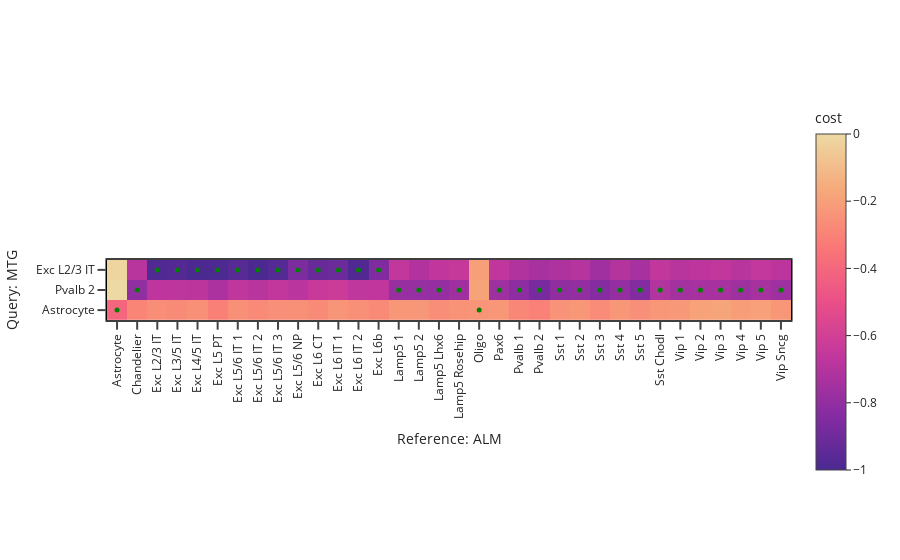

Here is the notebook cell this chart was saved with:
### Code cell
fig = plot_costs(mtg, 'labels3', 'labels34', hierarchy)

fig.update_xaxes(title="Reference: ALM")
fig.update_yaxes(title="Query: MTG")
add_paper_styling(fig, lines=False)
fig.show()

### Figure 1 — Plotly figure (JSON) as saved in the notebook; plotly's stock layout.template omitted (floating-point values rounded to 4 significant figures)
{"data": [{"colorbar": {"title": {"text": "cost"}}, "colorscale": [[0, "rgb(75, 41, 145)"], [0.1667, "rgb(135, 44, 162)"], [0.3333, "rgb(192, 54, 157)"], [0.5, "rgb(234, 79, 136)"], [0.6667, "rgb(250, 120, 118)"], [0.8333, "rgb(246, 169, 122)"], [1, "rgb(237, 217, 163)"]], "hoverinfo": "text", "text": [["Query: Exc L2/3 IT<br>Reference: Astrocyte<br>cost: -0.0178", "Query: Exc L2/3 IT<br>Reference: Chandelier<br>cost: -0.6864", "Query: Exc L2/3 IT<br>Reference: Exc L2/3 IT<br>cost: -0.9863", "Query: Exc L2/3 IT<br>Reference: Exc L3/5 IT<br>cost: -0.9747", "Query: Exc L2/3 IT<br>Reference: Exc L4/5 IT<br>cost: -0.9984", "Query: Exc L2/3 IT<br>Reference: Exc L5 PT<br>cost: -0.9947", "Query: Exc L2/3 IT<br>Reference: Exc L5/6 IT 1<br>cost: -0.9662", "Query: Exc L2/3 IT<br>Reference: Exc L5/6 IT 2<br>cost: -1.0000", "Query: Exc L2/3 IT<br>Reference: Exc L5/6 IT 3<br>cost: -0.9711", "Query: Exc L2/3 IT<br>Reference: Exc L5/6 NP<br>cost: -0.8598", "Query: Exc L2/3 IT<br>Reference: Exc L6 CT<br>cost: -0.9182", "Query: Exc L2/3 IT<br>Reference: Exc L6 IT 1<br>cost: -0.9100", "Query: Exc L2/3 IT<br>Reference: Exc L6 IT 2<br>cost: -0.9806", "Query: Exc L2/3 IT<br>Reference: Exc L6b<br>cost: -0.8541", "Query: Exc L2/3 IT<br>Reference: Lamp5 1<br>cost: -0.6575", "Query: Exc L2/3 IT<br>Reference: Lamp5 2<br>cost: -0.7086", "Query: Exc L2/3 IT<br>Reference: Lamp5 Lhx6<br>cost: -0.6662", "Query: Exc L2/3 IT<br>Reference: Lamp5 Rosehip<br>cost: -0.6472", "Query: Exc L2/3 IT<br>Reference: Oligo<br>cost: -0.1990", "Query: Exc L2/3 IT<br>Reference: Pax6<br>cost: -0.6680", "Query: Exc L2/3 IT<br>Reference: Pvalb 1<br>cost: -0.7142", "Query: Exc L2/3 IT<br>Reference: Pvalb 2<br>cost: -0.7387", "Query: Exc L2/3 IT<br>Reference: Sst 1<br>cost: -0.7179", "Query: Exc L2/3 IT<br>Reference: Sst 2<br>cost: -0.6946", "Query: Exc L2/3 IT<br>Reference: Sst 3<br>cost: -0.7596", "Query: Exc L2/3 IT<br>Reference: Sst 4<br>cost: -0.7022", "Query: Exc L2/3 IT<br>Reference: Sst 5<br>cost: -0.7389", "Query: Exc L2/3 IT<br>Reference: Sst Chodl<br>cost: -0.6568", "Query: Exc L2/3 IT<br>Reference: Vip 1<br>cost: -0.6909", "Query: Exc L2/3 IT<br>Reference: Vip 2<br>cost: -0.6766", "Query: Exc L2/3 IT<br>Reference: Vip 3<br>cost: -0.6610", "Query: Exc L2/3 IT<br>Reference: Vip 4<br>cost: -0.6878", "Query: Exc L2/3 IT<br>Reference: Vip 5<br>cost: -0.6556", "Query: Exc L2/3 IT<br>Reference: Vip Sncg<br>cost: -0.6786"], ["Query: Pvalb 2<br>Reference: Astrocyte<br>cost: 0.0000", "Query: Pvalb 2<br>Reference: Chandelier<br>cost: -0.8045", "Query: Pvalb 2<br>Reference: Exc L2/3 IT<br>cost: -0.6757", "Query: Pvalb 2<br>Reference: Exc L3/5 IT<br>cost: -0.6740", "Query: Pvalb 2<br>Reference: Exc L4/5 IT<br>cost: -0.6781", "Query: Pvalb 2<br>Reference: Exc L5 PT<br>cost: -0.7242", "Query: Pvalb 2<br>Reference: Exc L5/6 IT 1<br>cost: -0.6684", "Query: Pvalb 2<br>Reference: Exc L5/6 IT 2<br>cost: -0.6859", "Query: Pvalb 2<br>Reference: Exc L5/6 IT 3<br>cost: -0.6626", "Query: Pvalb 2<br>Reference: Exc L5/6 NP<br>cost: -0.6842", "Query: Pvalb 2<br>Reference: Exc L6 CT<br>cost: -0.6401", "Query: Pvalb 2<br>Reference: Exc L6 IT 1<br>cost: -0.6251", "Query: Pvalb 2<br>Reference: Exc L6 IT 2<br>cost: -0.6690", "Query: Pvalb 2<br>Reference: Exc L6b<br>cost: -0.6658", "Query: Pvalb 2<br>Reference: Lamp5 1<br>cost: -0.7838", "Query: Pvalb 2<br>Reference: Lamp5 2<br>cost: -0.7893", "Query: Pvalb 2<br>Reference: Lamp5 Lhx6<br>cost: -0.7941", "Query: Pvalb 2<br>Reference: Lamp5 Rosehip<br>cost: -0.7590", "Query: Pvalb 2<br>Reference: Oligo<br>cost: -0.1856", "Query: Pvalb 2<br>Reference: Pax6<br>cost: -0.7665", "Query: Pvalb 2<br>Reference: Pvalb 1<br>cost: -0.8130", "Query: Pvalb 2<br>Reference: Pvalb 2<br>cost: -0.8772", "Query: Pvalb 2<br>Reference: Sst 1<br>cost: -0.8067", "Query: Pvalb 2<br>Reference: Sst 2<br>cost: -0.7989", "Query: Pvalb 2<br>Reference: Sst 3<br>cost: -0.8389", "Query: Pvalb 2<br>Reference: Sst 4<br>cost: -0.7946", "Query: Pvalb 2<br>Reference: Sst 5<br>cost: -0.8441", "Query: Pvalb 2<br>Reference: Sst Chodl<br>cost: -0.7077", "Query: Pvalb 2<br>Reference: Vip 1<br>cost: -0.7522", "Query: Pvalb 2<br>Reference: Vip 2<br>cost: -0.7422", "Query: Pvalb 2<br>Reference: Vip 3<br>cost: -0.7436", "Query: Pvalb 2<br>Reference: Vip 4<br>cost: -0.7652", "Query: Pvalb 2<br>Reference: Vip 5<br>cost: -0.7410", "Query: Pvalb 2<br>Reference: Vip Sncg<br>cost: -0.7648"], ["Query: Astrocyte<br>Reference: Astrocyte<br>cost: -0.4066", "Query: Astrocyte<br>Reference: Chandelier<br>cost: -0.2907", "Query: Astrocyte<br>Reference: Exc L2/3 IT<br>cost: -0.2575", "Query: Astrocyte<br>Reference: Exc L3/5 IT<br>cost: -0.2705", "Query: Astrocyte<br>Reference: Exc L4/5 IT<br>cost: -0.2533", "Query: Astrocyte<br>Reference: Exc L5 PT<br>cost: -0.3058", "Query: Astrocyte<br>Reference: Exc L5/6 IT 1<br>cost: -0.2523", "Query: Astrocyte<br>Reference: Exc L5/6 IT 2<br>cost: -0.2711", "Query: Astrocyte<br>Reference: Exc L5/6 IT 3<br>cost: -0.2546", "Query: Astrocyte<br>Reference: Exc L5/6 NP<br>cost: -0.2523", "Query: Astrocyte<br>Reference: Exc L6 CT<br>cost: -0.2701", "Query: Astrocyte<br>Reference: Exc L6 IT 1<br>cost: -0.2356", "Query: Astrocyte<br>Reference: Exc L6 IT 2<br>cost: -0.2509", "Query: Astrocyte<br>Reference: Exc L6b<br>cost: -0.2725", "Query: Astrocyte<br>Reference: Lamp5 1<br>cost: -0.2295", "Query: Astrocyte<br>Reference: Lamp5 2<br>cost: -0.2291", "Query: Astrocyte<br>Reference: Lamp5 Lhx6<br>cost: -0.2635", "Query: Astrocyte<br>Reference: Lamp5 Rosehip<br>cost: -0.2404", "Query: Astrocyte<br>Reference: Oligo<br>cost: -0.2364", "Query: Astrocyte<br>Reference: Pax6<br>cost: -0.2329", "Query: Astrocyte<br>Reference: Pvalb 1<br>cost: -0.2833", "Query: Astrocyte<br>Reference: Pvalb 2<br>cost: -0.3042", "Query: Astrocyte<br>Reference: Sst 1<br>cost: -0.2433", "Query: Astrocyte<br>Reference: Sst 2<br>cost: -0.2293", "Query: Astrocyte<br>Reference: Sst 3<br>cost: -0.2653", "Query: Astrocyte<br>Reference: Sst 4<br>cost: -0.2321", "Query: Astrocyte<br>Reference: Sst 5<br>cost: -0.2566", "Query: Astrocyte<br>Reference: Sst Chodl<br>cost: -0.2296", "Query: Astrocyte<br>Reference: Vip 1<br>cost: -0.2200", "Query: Astrocyte<br>Reference: Vip 2<br>cost: -0.1891", "Query: Astrocyte<br>Reference: Vip 3<br>cost: -0.1845", "Query: Astrocyte<br>Reference: Vip 4<br>cost: -0.2026", "Query: Astrocyte<br>Reference: Vip 5<br>cost: -0.1981", "Query: Astrocyte<br>Reference: Vip Sncg<br>cost: -0.2305"]], "type": "heatmap", "x": [0, 1, 2, 3, 4, 5, 6, 7, 8, 9, 10, 11, 12, 13, 14, 15, 16, 17, 18, 19, 20, 21, 22, 23, 24, 25, 26, 27, 28, 29, 30, 31, 32, 33], "xgap": 0, "y": [0, 1, 2], "ygap": 0, "z": [[-0.01778, -0.6864, -0.9863, -0.9747, -0.9984, -0.9947, -0.9662, -1.0, -0.9711, -0.8598, -0.9182, -0.91, -0.9806, -0.8541, -0.6575, -0.7086, -0.6662, -0.6472, -0.199, -0.668, -0.7142, -0.7387, -0.7179, -0.6946, -0.7596, -0.7022, -0.7389, -0.6568, -0.6909, -0.6766, -0.661, -0.6878, -0.6556, -0.6786], [0.0, -0.8045, -0.6757, -0.674, -0.6781, -0.7242, -0.6684, -0.6859, -0.6626, -0.6842, -0.6401, -0.6251, -0.669, -0.6658, -0.7838, -0.7893, -0.7941, -0.759, -0.1856, -0.7665, -0.813, -0.8772, -0.8067, -0.7989, -0.8389, -0.7946, -0.8441, -0.7077, -0.7522, -0.7422, -0.7436, -0.7652, -0.741, -0.7648], [-0.4066, -0.2907, -0.2575, -0.2705, -0.2533, -0.3058, -0.2523, -0.2711, -0.2546, -0.2523, -0.2701, -0.2356, -0.2509, -0.2725, -0.2295, -0.2291, -0.2635, -0.2404, -0.2364, -0.2329, -0.2833, -0.3042, -0.2433, -0.2293, -0.2653, -0.2321, -0.2566, -0.2296, -0.22, -0.1891, -0.1845, -0.2026, -0.1981, -0.2305]]}, {"hoverinfo": "text", "hovertext": ["Exc L2/3 IT -> Exc L2/3 IT", "Exc L2/3 IT -> Exc L3/5 IT", "Exc L2/3 IT -> Exc L4/5 IT", "Exc L2/3 IT -> Exc L5 PT", "Exc L2/3 IT -> Exc L5/6 IT 1", "Exc L2/3 IT -> Exc L5/6 IT 2", "Exc L2/3 IT -> Exc L5/6 IT 3", "Exc L2/3 IT -> Exc L5/6 NP", "Exc L2/3 IT -> Exc L6 CT", "Exc L2/3 IT -> Exc L6 IT 1", "Exc L2/3 IT -> Exc L6 IT 2", "Exc L2/3 IT -> Exc L6b", "Pvalb 2 -> Chandelier", "Pvalb 2 -> Lamp5 1", "Pvalb 2 -> Lamp5 2", "Pvalb 2 -> Lamp5 Lhx6", "Pvalb 2 -> Lamp5 Rosehip", "Pvalb 2 -> Pax6", "Pvalb 2 -> Pvalb 1", "Pvalb 2 -> Pvalb 2", "Pvalb 2 -> Sst 1", "Pvalb 2 -> Sst 2", "Pvalb 2 -> Sst 3", "Pvalb 2 -> Sst 4", "Pvalb 2 -> Sst 5", "Pvalb 2 -> Sst Chodl", "Pvalb 2 -> Vip 1", "Pvalb 2 -> Vip 2", "Pvalb 2 -> Vip 3", "Pvalb 2 -> Vip 4", "Pvalb 2 -> Vip 5", "Pvalb 2 -> Vip Sncg", "Astrocyte -> Astrocyte", "Astrocyte -> Oligo"], "marker": {"color": ["green", "green", "green", "green", "green", "green", "green", "green", "green", "green", "green", "green", "green", "green", "green", "green", "green", "green", "green", "green", "green", "green", "green", "green", "green", "green", "green", "green", "green", "green", "green", "green", "green", "green"], "size": 5}, "mode": "markers", "name": "", "type": "scatter", "x": [2, 3, 4, 5, 6, 7, 8, 9, 10, 11, 12, 13, 1, 14, 15, 16, 17, 19, 20, 21, 22, 23, 24, 25, 26, 27, 28, 29, 30, 31, 32, 33, 0, 18], "y": [0, 0, 0, 0, 0, 0, 0, 0, 0, 0, 0, 0, 1, 1, 1, 1, 1, 1, 1, 1, 1, 1, 1, 1, 1, 1, 1, 1, 1, 1, 1, 1, 2, 2]}], "layout": {"legend": {"bgcolor": "rgba(0,0,0,0)", "borderwidth": 0, "itemsizing": "constant", "orientation": "v", "title": {"text": ""}, "x": 1.02, "xanchor": "left", "y": 1, "yanchor": "top"}, "xaxis": {"constrain": "domain", "linecolor": "black", "linewidth": 1.5, "mirror": true, "range": [-0.5, 33.5], "showgrid": false, "showline": true, "tickangle": -90, "ticklen": 8, "tickmode": "array", "ticks": "outside", "ticktext": ["Astrocyte", "Chandelier", "Exc L2/3 IT", "Exc L3/5 IT", "Exc L4/5 IT", "Exc L5 PT", "Exc L5/6 IT 1", "Exc L5/6 IT 2", "Exc L5/6 IT 3", "Exc L5/6 NP", "Exc L6 CT", "Exc L6 IT 1", "Exc L6 IT 2", "Exc L6b", "Lamp5 1", "Lamp5 2", "Lamp5 Lhx6", "Lamp5 Rosehip", "Oligo", "Pax6", "Pvalb 1", "Pvalb 2", "Sst 1", "Sst 2", "Sst 3", "Sst 4", "Sst 5", "Sst Chodl", "Vip 1", "Vip 2", "Vip 3", "Vip 4", "Vip 5", "Vip Sncg"], "tickvals": [0, 1, 2, 3, 4, 5, 6, 7, 8, 9, 10, 11, 12, 13, 14, 15, 16, 17, 18, 19, 20, 21, 22, 23, 24, 25, 26, 27, 28, 29, 30, 31, 32, 33], "tickwidth": 2, "title": {"text": "Reference: ALM"}, "zeroline": false}, "yaxis": {"constrain": "domain", "linecolor": "black", "linewidth": 1.5, "mirror": true, "range": [2.5, -0.5], "scaleanchor": "x", "showgrid": false, "showline": true, "ticklen": 8, "tickmode": "array", "ticks": "outside", "ticktext": ["Exc L2/3 IT", "Pvalb 2", "Astrocyte"], "tickvals": [0, 1, 2], "tickwidth": 2, "title": {"text": "Query: MTG"}, "zeroline": false}}}
